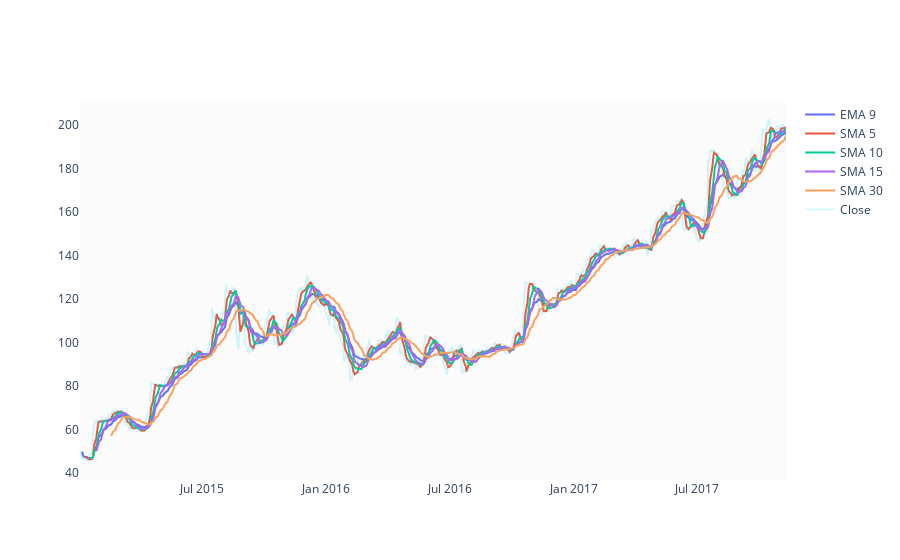

The notebook cell this image was saved under:
### Markdown cell above
#### Moving Averages

I'm calculating few moving averages to be used as features: $SMA_{5}$, $SMA_{10}$, $SMA_{15}$, $SMA_{30}$ and $EMA_{9}$.

### Code cell
df['EMA_9'] = df['Close'].ewm(com=9).mean().shift()
df['SMA_5'] = df['Close'].rolling(5).mean().shift()
df['SMA_10'] = df['Close'].rolling(10).mean().shift()
df['SMA_15'] = df['Close'].rolling(15).mean().shift()
df['SMA_30'] = df['Close'].rolling(30).mean().shift()

fig = go.Figure()
fig.add_trace(go.Scatter(x=df.Date, y=df.EMA_9, name='EMA 9'))
fig.add_trace(go.Scatter(x=df.Date, y=df.SMA_5, name='SMA 5'))
fig.add_trace(go.Scatter(x=df.Date, y=df.SMA_10, name='SMA 10'))
fig.add_trace(go.Scatter(x=df.Date, y=df.SMA_15, name='SMA 15'))
fig.add_trace(go.Scatter(x=df.Date, y=df.SMA_30, name='SMA 30'))
fig.add_trace(go.Scatter(x=df.Date, y=df.Close, name='Close', opacity=0.2))
fig.show()

### Figure 1 — Plotly figure (JSON) as saved in the notebook; plotly's stock layout.template omitted (floating-point values rounded to 4 significant figures; data arrays with more than 128 entries replaced by an {"elided": "..."} marker saying what was removed)
{"data": [{"name": "EMA 9", "type": "scatter", "x": {"elided": "722 str values"}, "y": {"elided": "722 float values"}}, {"name": "SMA 5", "type": "scatter", "x": {"elided": "722 str values"}, "y": {"elided": "722 float values"}}, {"name": "SMA 10", "type": "scatter", "x": {"elided": "722 str values"}, "y": {"elided": "722 float values"}}, {"name": "SMA 15", "type": "scatter", "x": {"elided": "722 str values"}, "y": {"elided": "722 float values"}}, {"name": "SMA 30", "type": "scatter", "x": {"elided": "722 str values"}, "y": {"elided": "722 float values"}}, {"name": "Close", "opacity": 0.2, "type": "scatter", "x": {"elided": "722 str values"}, "y": {"elided": "722 float values"}}], "layout": {}}
